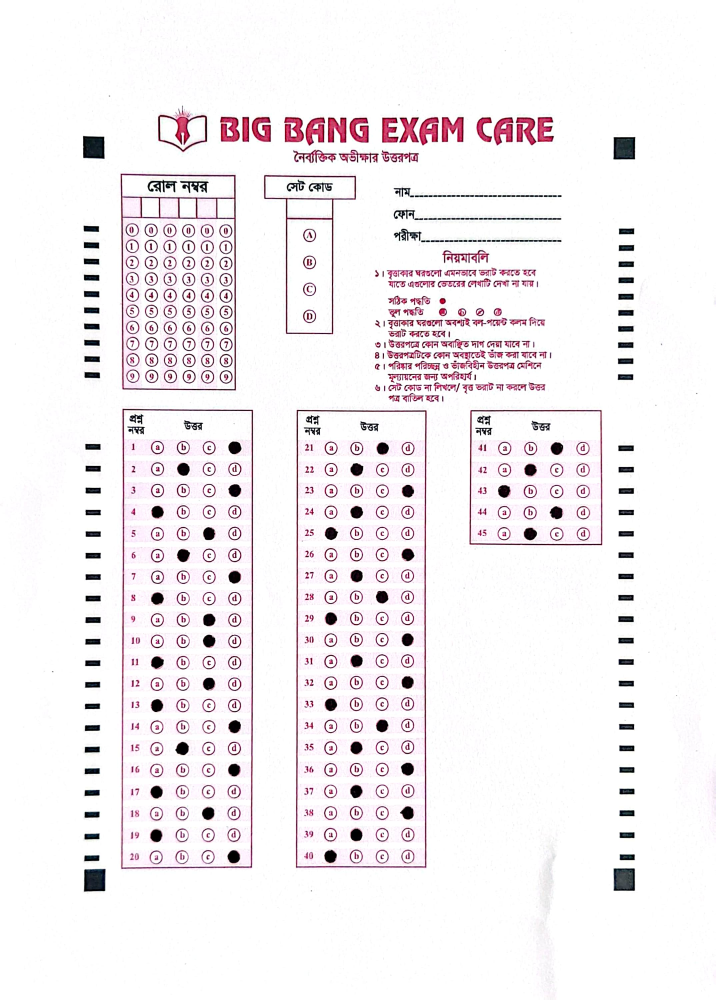
#> input picture example/omr2.jpg, 2148 x 3000 px (shown at 1/3 size)
$ python -i omr_engine.py   (imports and definitions only)   (older library calls are emulated)
#> lines starting #> are read from the running program, lines starting #| are printed output that depends on the picture; after the words box and inside, x2 and y2 are one past the last pixel; in counts of white or black regions, pixels touching at a corner belong together
#> further down, picture is the input picture: shape (3000, 2148, 3); mean B, G, R 241.7, 239.4, 243.7
import cv2, numpy as np
from sklearn.cluster import KMeans
import base64
# -----------------------------
# Tunables (needed for both sheets)
# -----------------------------
MIN_FILL_GATE  = 0.33   # <33% filled হলে খালি ধরো (false positive কাটে)
STRONG_FILL_OK = 0.58   # খুব গাঢ় হলে সরাসরি accept
TH_FLOOR       = 0.36   # adaptive threshold-এর ন্যূনতম সীমা
TH_CEIL       = 0.62    # adaptive threshold-এর সর্বোচ্চ সীমা
MARGIN_MIN     = 0.06   # top-second ন্যূনতম পার্থক্য

# -----------------------------
# Light preprocessing
# -----------------------------
# def maybe_prepare_gray_for_threshold(img, force=False):
#     gray = cv2.cvtColor(img, cv2.COLOR_BGR2GRAY)
#     blur = cv2.Laplacian(gray, cv2.CV_64F).var()
#     mean = gray.mean()
#     if not force and (blur >= 70 and 80 <= mean <= 185):
#         return gray
#     # a bit stronger for low light / shadow
#     clahe = cv2.createCLAHE(clipLimit=2.0, tileGridSize=(8,8))
#     gray2 = clahe.apply(gray)
#     gray2 = cv2.fastNlMeansDenoising(gray2, None, 5, 7, 21)
#     return gray2

# -----------------------------
# Safe 1D KMeans (no crash)
# -----------------------------
def safe_kmeans_1d(values, k, n_init=10, random_state=0):
    arr = np.array(values, dtype=np.float32).reshape(-1,1)
    n = len(values)
    if n == 0:
        return [], {}, np.array([], dtype=int)
    k = max(1, min(int(k), n))
    km = KMeans(n_clusters=k, n_init=n_init, random_state=random_state).fit(arr)
    cents = [c[0] for c in km.cluster_centers_]
    order = np.argsort(cents)
    label_to_rank = {int(lbl): int(rk) for rk, lbl in enumerate(order)}
    cents_sorted = sorted(cents)
    return cents_sorted, label_to_rank, km.labels_

# -----------------------------
# Roll reader (robust enough)
# -----------------------------
def read_roll_number_auto(bin_img, dbg, rect_xywh, all_cands,
                          cols=6, total_rows=12, header_rows=2):
    x, y, w, h = rect_xywh
    dots = [(cx, cy, r) for (cx, cy, r) in all_cands if x <= cx <= x+w and y <= cy <= y+h]
    if not dots:
        return "------"

    roi = bin_img[y:y+h, x:x+w]
    proj = cv2.reduce(roi, 1, cv2.REDUCE_SUM, dtype=cv2.CV_32S).flatten().astype(np.float32)
    k = max(5, (h // 60) | 1)
    proj_s = cv2.blur(proj.reshape(-1,1), (1, k)).flatten()

    raw_peaks = []
    for i in range(1, len(proj_s)-1):
        if proj_s[i] > proj_s[i-1] and proj_s[i] > proj_s[i+1]:
            raw_peaks.append((proj_s[i], i))
    raw_peaks.sort(reverse=True)
    min_dist = max(6, h // (total_rows+2))
    selected = []
    for val, idx in raw_peaks:
        if all(abs(idx - s) >= min_dist for s in selected):
            selected.append(idx)
        if len(selected) == total_rows:
            break
    if len(selected) < total_rows:
        selected = [int((i+0.55) * h / float(total_rows)) for i in range(total_rows)]
    row_centers = [y + rc for rc in sorted(selected)]

    # Columns
    groups = [[] for _ in range(cols)]
    if len(dots) >= 2:
        xs = [cx for (cx,_,_) in dots]
        col_cents, _, labels = safe_kmeans_1d(xs, cols)
        if len(col_cents) >= 1:
            tmp = [[] for _ in range(len(col_cents))]
            for pt, lb in zip(dots, labels):
                tmp[lb].append(pt)
            means = [np.mean([p[0] for p in g]) if g else 1e9 for g in tmp]
            order = np.argsort(means)
            groups = [tmp[i] for i in order]
    if not any(groups):
        col_w = w / float(cols)
        for (cx, cy, r) in dots:
            cidx = int((cx - x) // col_w)
            cidx = min(max(cidx, 0), cols-1)
            groups[cidx].append((cx, cy, r))

    # y-offset refine
    valid_indices = list(range(header_rows, total_rows))
    offsets = []
    for g in groups:
        if not g: continue
        cx, cy, r = max(g, key=lambda p: p[2])
        ridx = int(np.argmin([abs(cy - rc) for rc in row_centers]))
        if ridx in valid_indices:
            offsets.append(cy - row_centers[ridx])
    if len(offsets) >= 2:
        off = float(np.median(offsets))
        row_centers = [rc + off for rc in row_centers]

    # choose best row per column
    digits = []
    for g in groups:
        if not g: digits.append("-"); continue
        scores = np.zeros(total_rows, dtype=float)
        for (cx, cy, r) in g:
            diffs = [abs(cy - rc) for rc in row_centers]
            ridx = int(np.argmin(diffs))
            scores[ridx] += (r*r) / (diffs[ridx] + 1e-3)
        ridx = max(valid_indices, key=lambda i: scores[i])
        digit = ridx - header_rows
        digit = int(np.clip(digit, 0, 9))
        digits.append(str(digit))
        cx_mean = int(np.mean([p[0] for p in g]))
        cv2.circle(dbg, (cx_mean, int(row_centers[ridx])), 10, (0,255,0), 2)
    return "".join(digits)

# -----------------------------
# Bubble scoring (return score + fill_ratio)
# -----------------------------
def robust_fill_score(bin_img, gray_img, cx, cy, r):
    # inner একটু বড় রাখি — fill বেশি কভার করে
    r_in  = max(3, int(r * 0.68))
    r_out = max(r_in+2, int(r * 1.00))

    H, W = bin_img.shape[:2]
    yy, xx = np.ogrid[-cy:H-cy, -cx:W-cx]
    mask_in  = (xx*xx + yy*yy) <= (r_in*r_in)
    mask_out = (xx*xx + yy*yy) <= (r_out*r_out)

    bin_in = bin_img[mask_in]
    g_in   = gray_img[mask_in]
    g_ring = gray_img[mask_out & (~mask_in)]

    fill_ratio = np.count_nonzero(bin_in) / (bin_in.size + 1e-6)
    ring_m = float(np.mean(g_ring)) + 1e-6
    gray_contrast = max(0.0, min(1.0, (ring_m - float(np.mean(g_in))) / ring_m))

    score = 0.65 * fill_ratio + 0.35 * gray_contrast
    return float(np.clip(score, 0, 1)), float(fill_ratio)

# -----------------------------
# Columns via KMeans (A,B,C,D)
# -----------------------------
def column_bins_by_kmeans(rect_xywh, bubs, n_cols=4):
    x, y, w, h = rect_xywh
    if not bubs:
        edges = np.linspace(x, x + w, n_cols + 1)
        centers = [(edges[i] + edges[i+1]) / 2.0 for i in range(n_cols)]
        return np.array(edges, dtype=float), centers
    xs = [cx for (cx,_,_) in bubs]
    centers = sorted(safe_kmeans_1d(xs, n_cols)[0])
    edges = [x]
    for i in range(len(centers)-1):
        edges.append(0.5*(centers[i] + centers[i+1]))
    edges.append(x + w)
    edges = [max(x, min(x+w, e)) for e in edges]
    for i in range(1, len(edges)):
        if edges[i] <= edges[i-1]:
            edges[i] = min(x+w, edges[i-1] + 1)
    return np.array(edges, dtype=float), centers

# -----------------------------
# Build grid with fixed rows + KM columns
# -----------------------------
def build_grid_with_fixed_rows(rect_xywh, bubs, row_centers, n_cols=4):
    x, y, w, h = rect_xywh
    col_edges, col_centers = column_bins_by_kmeans(rect_xywh, bubs, n_cols=n_cols)
    R = len(row_centers)
    grid = [[None]*n_cols for _ in range(R)]
    for (cx, cy, r) in bubs:
        c_idx = int(np.clip(np.searchsorted(col_edges, cx) - 1, 0, n_cols-1))
        diffs = [abs(cy - rc) for rc in row_centers]
        r_idx = int(np.argmin(diffs))
        # top-row tolerance (bubble slightly above)
        if r_idx == 0 and cy < row_centers[0]:
            if abs(cy - row_centers[0]) < (h / (R * 2)):
                r_idx = 0
        prev = grid[r_idx][c_idx]
        d = abs(cy - row_centers[r_idx]) + abs(cx - col_centers[c_idx])
        if prev is None or d < prev[4]:
            grid[r_idx][c_idx] = (cx, cy, r, 0.0, d)
    return row_centers, col_centers, grid

# -----------------------------
# MSQ rects under roll
# -----------------------------
def find_msq_rects_from_blocks(blocks, img_shape, roll_rect=None):
    H, W = img_shape[:2]
    rx, ry, rw, rh = roll_rect if roll_rect else (0,0,0,0)
    r_bottom = ry + rh
    rects = []
    for b in blocks:
        x,y,w,h = b["rect"]
        area = w*h
        aspect = h / float(max(1,w))
        if r_bottom and y < r_bottom - int(0.02*H):
            continue
        if w < int(0.08*W) or w > int(0.45*W):
            continue
        if h < int(0.10*H):
            continue
        rects.append((x,y,w,h,area,aspect))
    if not rects: return []
    tall = [r for r in rects if r[5] >= 1.25 and r[3] >= 0.18*H]
    if len(tall) < 2:
        tall = sorted(rects, key=lambda t: t[3], reverse=True)[:4]
    tall_top = sorted(sorted(tall, key=lambda t: t[3], reverse=True)[:3], key=lambda t: t[0])
    main_two = tall_top[:2] if len(tall_top) >= 2 else sorted(tall, key=lambda t:(t[0],-t[3]))[:2]
    picked = [m[:4] for m in sorted(main_two, key=lambda r: r[0])]
    if len(picked) >= 2:
        left, mid = picked[0], picked[1]
        mid_x = mid[0]
        avg_w = np.mean([left[2], mid[2]])
        right_cands = []
        for r in rects:
            x,y,w,h,area,aspect = r
            if x <= mid_x: continue
            if aspect < 0.90: continue
            if not (0.55*avg_w <= w <= 1.5*avg_w): continue
            width_sim = 1.0 - abs(w-avg_w)/(avg_w+1e-6)
            score = 2.0*width_sim + 0.001*h + (x/W)
            right_cands.append((score, r))
        if right_cands:
            picked.append(max(right_cands, key=lambda z: z[0])[1][:4])
    return sorted(picked, key=lambda r: r[0])[:3]

def filter_msq_bubbles(all_cands, msq_rects):
    msq_cands = []
    for (cx,cy,r) in all_cands:
        for (x,y,w,h) in msq_rects:
            if x <= cx <= x+w and y <= cy <= y+h:
                msq_cands.append((cx,cy,r)); break
    return msq_cands

LETTER_MAP = ['A','B','C','D']

# -----------------------------
# Row centers from bubble vertical span
# -----------------------------
def row_centers_from_bubble_span(rect_xywh, bubs, total_rows):
    x,y,w,h = rect_xywh
    if not bubs:
        return [y + int((i+0.55) * h / float(total_rows)) for i in range(total_rows)]
    ys = np.array([cy for (_,cy,_) in bubs], dtype=float)
    lo = np.percentile(ys, 3)
    hi = np.percentile(ys, 97)
    pad = 0.02*(hi-lo) if hi>lo else 4.0
    lo -= pad; hi += pad
    centers = np.linspace(lo, hi, total_rows)
    return [float(c) for c in centers]

# -----------------------------
# Infer MSQ answers for one rect (with min-fill gate + adaptive threshold)
# -----------------------------
def infer_msq_answers_for_rect(rect_xywh, all_msq_cands, bin_img, dbg_img, start_q, force_rows=None):
    x,y,w,h = rect_xywh
    bubs = [(cx,cy,r) for (cx,cy,r) in all_msq_cands if x<=cx<=x+w and y<=cy<=y+h]
    total_rows = int(force_rows) if force_rows else 20

    row_centers = row_centers_from_bubble_span(rect_xywh, bubs, total_rows)

    # small upward bias for top rows
    r_guess = np.median([br for (*_, br) in bubs]) if bubs else 6
    bias_curve = np.linspace(-r_guess*0.5, 0, len(row_centers))
    row_centers = [rc + bias_curve[i] for i, rc in enumerate(row_centers)]

    # grid
    row_cs, col_cs, grid = build_grid_with_fixed_rows(rect_xywh, bubs, row_centers, n_cols=4)

    answers, q = [], start_q
    gray_local = cv2.cvtColor(dbg_img, cv2.COLOR_BGR2GRAY)

    # Adaptive threshold (soft) + floor/ceil
    all_scores = []
    for (cx,cy,r) in bubs:
        s, _ = robust_fill_score(bin_img, gray_local, cx, cy, r)
        all_scores.append(s)
    if len(all_scores) == 0:
        base_th = TH_FLOOR
    else:
        base_th = np.percentile(all_scores, 55) + 0.04
        base_th = float(np.clip(base_th, TH_FLOOR, TH_CEIL))
    # print("th=", round(base_th,3))  # debug if needed

    for r_idx in range(len(row_cs)):
        scores = [0.0, 0.0, 0.0, 0.0]
        fills  = [0.0, 0.0, 0.0, 0.0]
        row_has_any = False

        for c_idx in range(4):
            cell = grid[r_idx][c_idx]
            if cell is None: continue
            row_has_any = True
            cx, cy, r, _, d = cell
            s, f = robust_fill_score(bin_img, gray_local, cx, cy, r)
            grid[r_idx][c_idx] = (cx, cy, r, s, d)
            scores[c_idx] = s
            fills[c_idx]  = f

        if not row_has_any:
            answers.append((q, '-', scores)); q += 1; continue

        order = sorted(range(4), key=lambda i: scores[i], reverse=True)
        b1, b2 = order[0], order[1]
        top, second = scores[b1], scores[b2]
        margin = top - second

        # ---- accept rule with MIN_FILL gate ----
        accept = (
            (top >= base_th and margin >= MARGIN_MIN and fills[b1] >= MIN_FILL_GATE) or
            (top >= STRONG_FILL_OK)  # very strong fill always ok
        )

        if accept:
            best_letter = LETTER_MAP[b1]
            answers.append((q, best_letter, scores))
            cv2.putText(dbg_img, f"Q{q}:{best_letter}",
                        (int(col_cs[b1]) - 20, int(row_cs[r_idx]) - 12),
                        cv2.FONT_HERSHEY_SIMPLEX, 0.6, (0,0,255), 2)
        else:
            answers.append((q, '-', scores))
        q += 1

    return answers, q

# -----------------------------
# Tick counter (for blocks/roll)
# -----------------------------
def count_left_ticks(bin_img, rect_xywh, band_w_ratio=0.035, dbg=None):
    Hh, Ww = bin_img.shape[:2]
    x, y, w, h = rect_xywh
    band_w = max(8, int(band_w_ratio * Ww))
    x1 = max(0, x - band_w); x2 = x
    y1 = max(0, y);          y2 = min(Hh, y + h)
    strip = bin_img[y1:y2, x1:x2]
    if strip.size == 0: return 0
    num, labels, stats, _ = cv2.connectedComponentsWithStats(strip, connectivity=8)
    area_min = max(15, int(0.00008 * Hh * Ww))
    area_max = int(0.004 * Hh * Ww)
    count = 0
    for i in range(1, num):
        sx, sy, sw, sh, area = stats[i]
        if not (area_min <= area <= area_max): continue
        ar = sw / float(sh) if sh else 0
        if not (0.5 <= ar <= 1.8): continue
        mask = (labels == i).astype(np.uint8) * 255
        cnts, _ = cv2.findContours(mask, cv2.RETR_EXTERNAL, cv2.CHAIN_APPROX_SIMPLE)
        if not cnts: continue
        hull = cv2.convexHull(cnts[0])
        ha = cv2.contourArea(hull) or 1.0
        if area / ha >= 0.85: count += 1
    if dbg is not None:
        cv2.rectangle(dbg, (x1, y1), (x2, y2), (128,128,255), 1)
        cv2.putText(dbg, f"ticks={count}", (x1, max(12, y1-6)),
                    cv2.FONT_HERSHEY_SIMPLEX, 0.5, (128,128,255), 1)
    return count


# ================= PARAMETERS =================
LABELS = ['A', 'B', 'C', 'D']

PRESENCE_THRESHOLD = 20.0
DOMINANCE_RATIO    = 1.25

AREA_RANGES = [
    ("set_code", 120000, 160000),
]

RATIO_RANGES = {
    "set_code": (1.6, 2.1),
}

# ================= SECTION MATCH =================
def match_section(rect_area, aspect):
    for name, lo, hi in AREA_RANGES:
        if lo <= rect_area <= hi:
            r_lo, r_hi = RATIO_RANGES[name]
            if r_lo <= aspect <= r_hi:
                return name
    return None


# ================= DETECTION FUNCTION =================
def detect_set_code(img, thresh, contours, vis):
    detected_code = None

    for c in contours:
        if cv2.contourArea(c) < 3000:
            continue

        x, y, w, h = cv2.boundingRect(c)
        rect_area = w * h
        aspect = h / float(w + 1e-5)

        if match_section(rect_area, aspect) != "set_code":
            continue

        cv2.rectangle(vis, (x, y), (x+w, y+h), (0,255,0), 3)
        cv2.putText(vis, "SET CODE", (x, y-10),
                    cv2.FONT_HERSHEY_SIMPLEX, 1, (0,0,255), 2)

        set_roi = thresh[y:y+h, x:x+w]

        cut_top = int(h * 0.32)
        bubble_zone = set_roi[cut_top:h, :]

        bubble_h = bubble_zone.shape[0] // 4
        scores = []

        for i in range(4):
            y1 = i * bubble_h
            y2 = (i + 1) * bubble_h

            row = bubble_zone[y1:y2, :]
            row = row[:, 12:-12]

            h_row, w_row = row.shape

            core_w = int(w_row * 0.22)
            core_h = int(h_row * 0.45)

            cx1 = (w_row - core_w) // 2
            cy1 = (h_row - core_h) // 2
            cx2 = cx1 + core_w
            cy2 = cy1 + core_h

            core = row[cy1:cy2, cx1:cx2]

            bg_mean = np.mean(row)
            core_mean = np.mean(core)
            score = core_mean - bg_mean
            scores.append(score)

            cv2.putText(
                vis,
                f"{LABELS[i]}:{score:.1f}",
                (x+w+10, y+cut_top+y1+25),
                cv2.FONT_HERSHEY_SIMPLEX,
                0.6, (0,0,255), 2
            )

        scores = np.array(scores)
        order = np.argsort(scores)[::-1]

        best_idx   = order[0]
        second_idx = order[1]

        best_score   = scores[best_idx]
        second_score = scores[second_idx]

        if best_score < PRESENCE_THRESHOLD:
            detected_code = None
        elif best_score < second_score * DOMINANCE_RATIO:
            detected_code = None
        else:
            detected_code = LABELS[best_idx]

            y1 = best_idx * bubble_h
            y2 = (best_idx + 1) * bubble_h

            row = bubble_zone[y1:y2, :]
            row = row[:, 12:-12]

            h_row, w_row = row.shape
            cx = x + 12 + (w_row // 2)
            cy = y + cut_top + y1 + (h_row // 2)

            radius = int(min(w_row, h_row) * 0.15)
            cv2.circle(vis, (cx, cy), radius, (0,255,0), 4)

        print("Set Code Scores:", dict(zip(LABELS, scores)))
        print("✅ Detected Set Code:", detected_code)

    return detected_code


# -----------------------------
# MAIN
# -----------------------------


def process_omr_image(img):
    """
    img = cv2 image (already decoded)
    return = roll, set_code, msq answers + preview image (base64)
    """

    # ================= SET CODE PART =================
    vis = img.copy()

    gray = cv2.cvtColor(img, cv2.COLOR_BGR2GRAY)
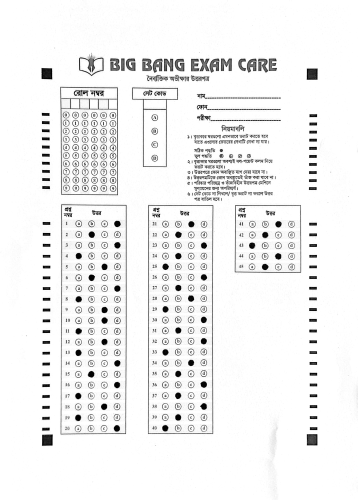
#> gray: shape (3000, 2148) (shown at 1/6 size); min 0, max 255, mean 240.9
    blur = cv2.GaussianBlur(gray, (5, 5), 0)

    thresh = cv2.adaptiveThreshold(
        blur, 255,
        cv2.ADAPTIVE_THRESH_GAUSSIAN_C,
        cv2.THRESH_BINARY_INV,
        31, 7
    )
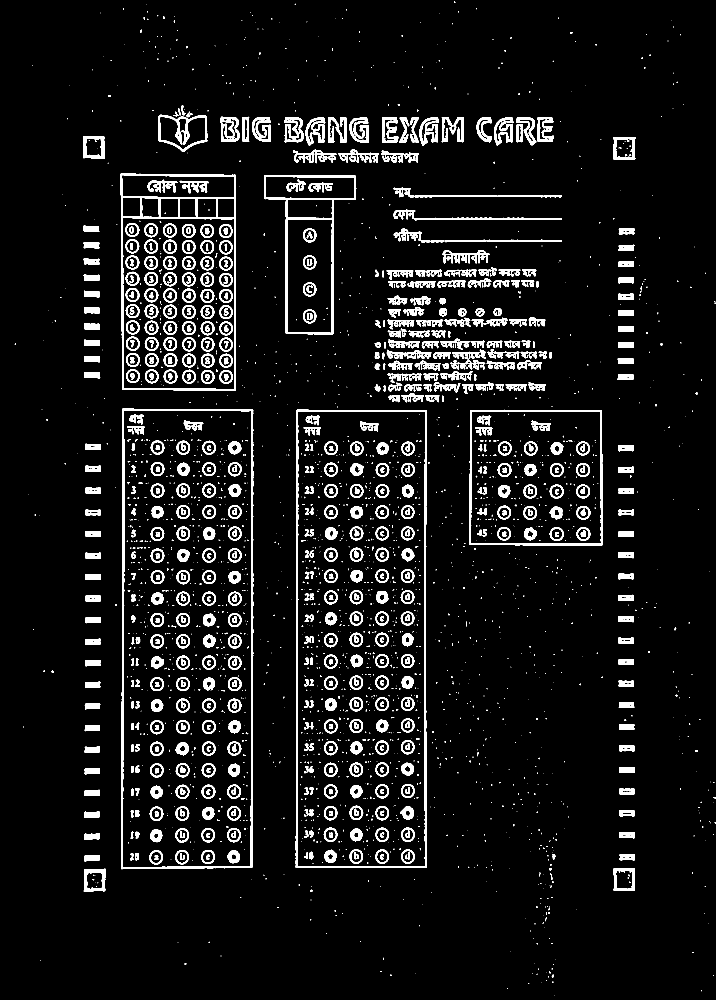
#> thresh: shape (3000, 2148) (shown at 1/3 size); 6.6% white; 2898 white regions (2061 under 20 px), largest, box (x1, y1, x2, y2) and area: (363, 1226, 760, 2608) 17600, (887, 1229, 1280, 2604) 17521, (361, 520, 708, 1172) 14458

    kernel = cv2.getStructuringElement(cv2.MORPH_RECT, (3, 3))
    opening = cv2.morphologyEx(thresh, cv2.MORPH_OPEN, kernel, 1)
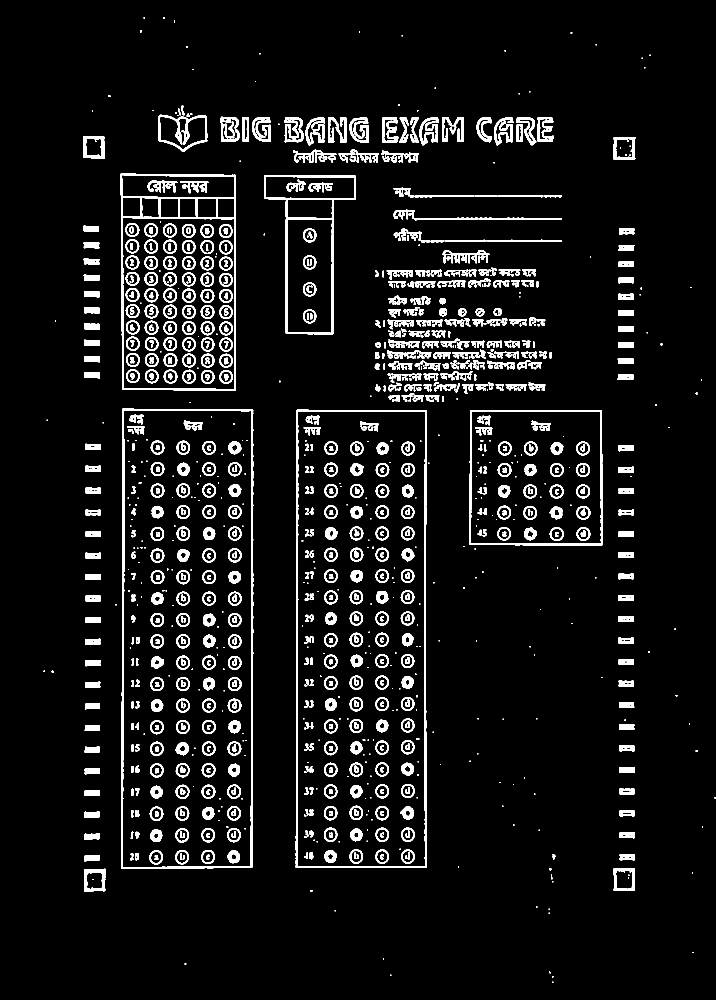
#> opening: shape (3000, 2148) (shown at 1/3 size); 6.4% white; 1286 white regions (308 under 20 px), largest, box (x1, y1, x2, y2) and area: (363, 1226, 760, 2607) 17560, (887, 1229, 1280, 2604) 17501, (361, 520, 708, 1172) 14443
    kernel2 = cv2.getStructuringElement(cv2.MORPH_RECT, (15, 15))
    closed = cv2.morphologyEx(opening, cv2.MORPH_CLOSE, kernel2, 1)
#> closed: shape (3000, 2148); 11% white; 532 white regions (197 under 20 px)

    contours, _ = cv2.findContours(
        closed, cv2.RETR_EXTERNAL, cv2.CHAIN_APPROX_SIMPLE
    )
#> contours = 182 contours, 94 with area under 20; largest, box (x1, y1, x2, y2) and area: (363, 1226, 760, 2607) 539103, (887, 1229, 1288, 2604) 533684, (361, 520, 708, 1172) 221262, (1408, 1230, 1808, 1649) 160488, (1124, 887, 1655, 1206) 92803
#> (the rest of the program and of its run is left out)
